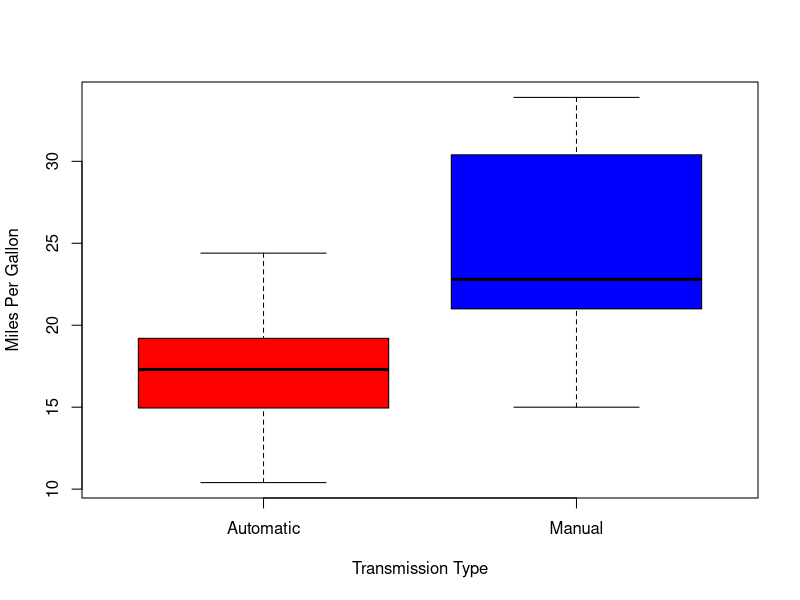
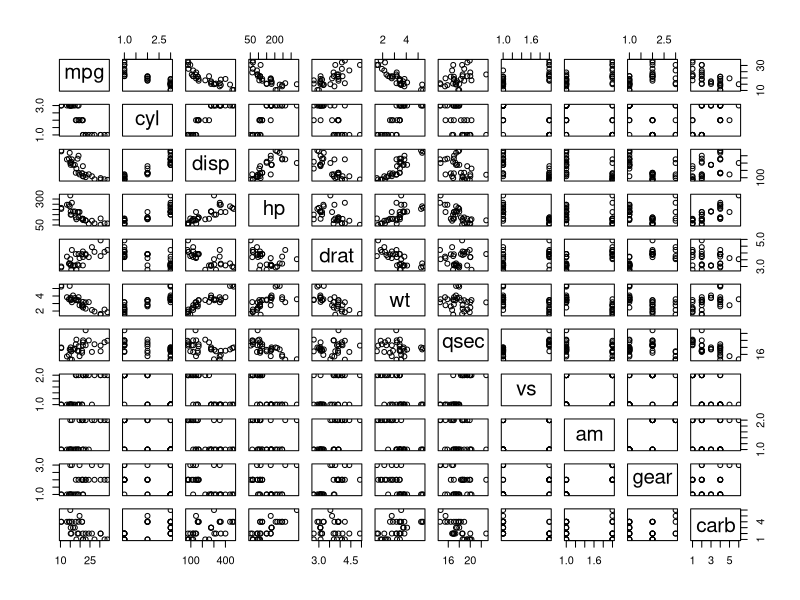
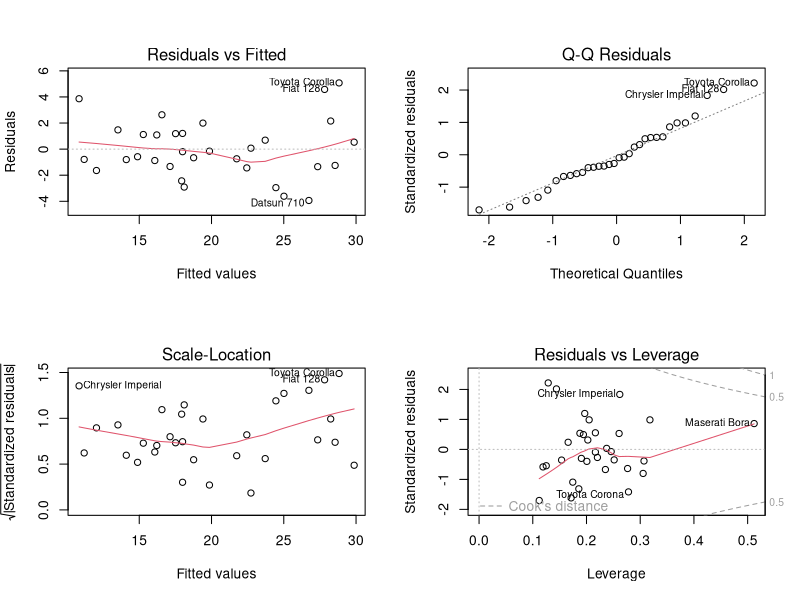

Write the R code that produced these figures, in order.
## ---- chunk 1
library(ggplot2) #for plots
data(mtcars) #loading the dataset
head(mtcars) #viewing first few rows of the dataset
## ---- chunk 2
# Transform certain variables into factors
mtcars$cyl  <- factor(mtcars$cyl)
mtcars$vs   <- factor(mtcars$vs)
mtcars$gear <- factor(mtcars$gear)
mtcars$carb <- factor(mtcars$carb)
mtcars$am   <- factor(mtcars$am,labels=c("Automatic","Manual"))
## ---- chunk 3
aggregate(mpg~am, data = mtcars, mean)
## ---- chunk 4
D_automatic <- mtcars[mtcars$am == "Automatic",]
D_manual <- mtcars[mtcars$am == "Manual",]
t.test(D_automatic$mpg, D_manual$mpg)
## ---- chunk 5
init <- lm(mpg ~ am, data = mtcars)
summary(init)
## ---- chunk 6
betterFit <- lm(mpg~am + cyl + disp + hp + wt, data = mtcars)
anova(init, betterFit)
## ---- chunk 7
summary(betterFit)
## ---- chunk 8
boxplot(mpg ~ am, data = mtcars, col = (c("red","blue")), ylab = "Miles Per Gallon", xlab = "Transmission Type")
## ---- chunk 9
pairs(mpg ~ ., data = mtcars)
## ---- chunk 10
par(mfrow = c(2,2))
plot(betterFit)
